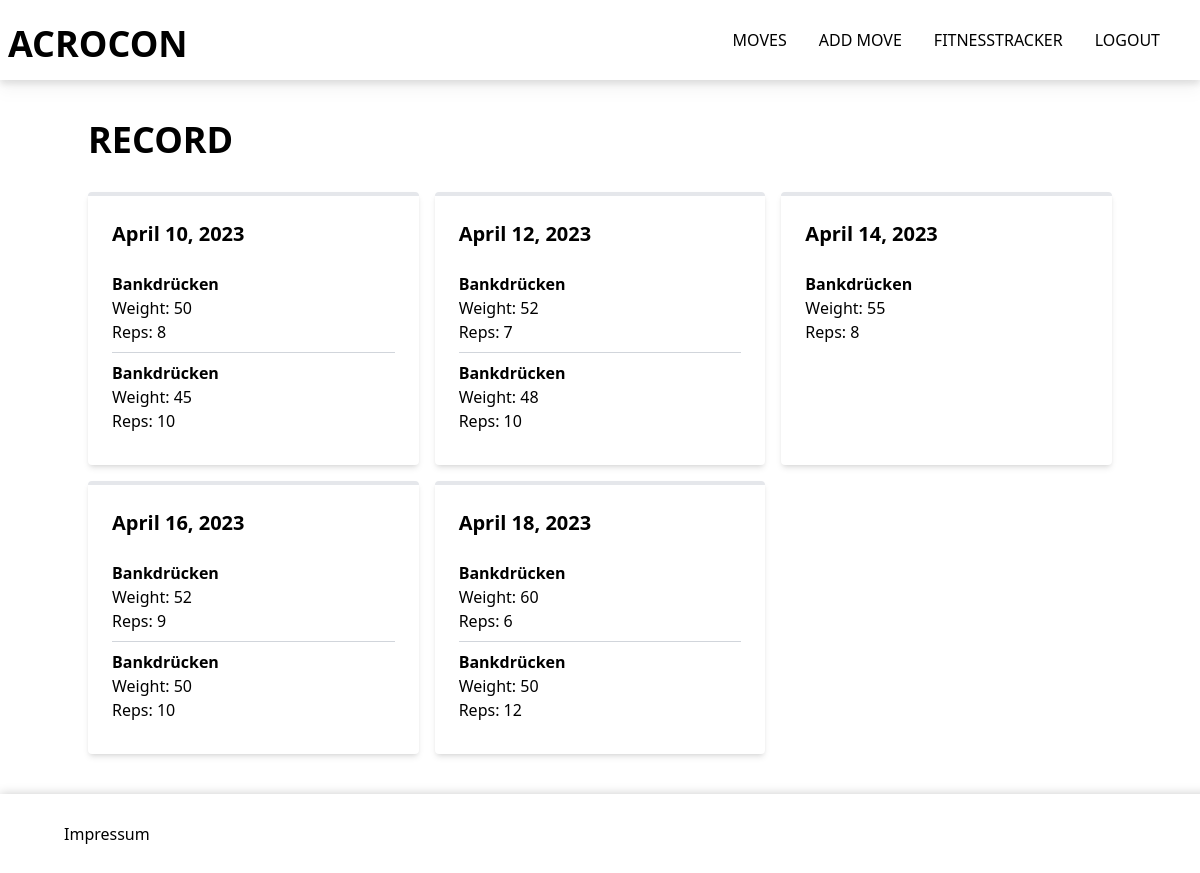
The app's page /tracker/record/ (signed in), older data.
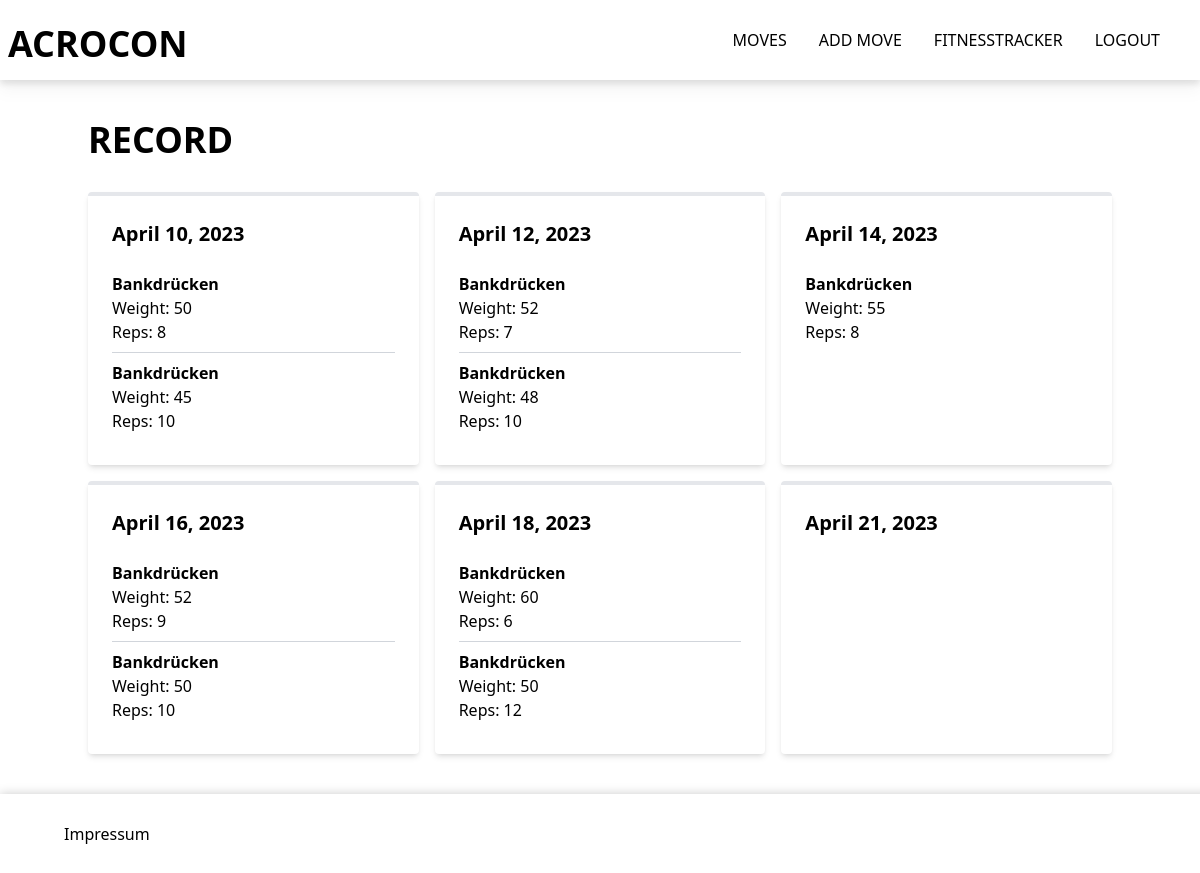
The same page, newer data.
### tracker/models.py (models this page shows)
class Training(models.Model):
    userTraining = models.ForeignKey(
        User, default=None, on_delete=models.CASCADE, null=True)
    Date = models.DateField(default=datetime.date.today)
    def __str__(self):
        return str(self.Date)

class Set(models.Model):
    Excercise = models.ForeignKey(
        Excercise, default=None, on_delete=models.CASCADE)
    Training = models.ForeignKey(
        Training, default=None, on_delete=models.CASCADE)
    Weight = models.IntegerField()
    Reps = models.IntegerField()
    def __str__(self):
        return str(self.Excercise)+str(self.Training)

class Excercise(models.Model):
    author = models.ForeignKey(User, default=User, on_delete=models.CASCADE)
    Excercise = models.TextField()
    def __str__(self):
        return str(self.Excercise)

### tracker/views.py (the view)
# urls.py: path('record/', views.record, name='record'),
def record(request):
    if request.user.is_authenticated:
        trainings = Training.objects.filter(
            userTraining=request.user).order_by('Date')
        print(trainings)
        trainingDict = {}
        for i in trainings:
            trainingDict[i] = list(Set.objects.filter(Training=i))
        print("TRAINING DICT", trainingDict)
        return render(request, 'tracker/record.html', {'trainingDict': trainingDict})
    else:
        return render(request, 'tracker/record.html')

### mysite/templates/tracker/record.html (shortened to what this page needs)
{% extends "../base.html" %}
{% block content %}
{% if user.is_authenticated %}
<div class="container mx-auto mt-[120px]">
    <h1 class="text-4xl font-bold mb-8 text-6C63FF">RECORD</h1>
    <div class="grid grid-cols-1 md:grid-cols-2 lg:grid-cols-3 gap-4">
        {% for key,value in trainingDict.items %}
            <div class="bg-white shadow-md rounded p-6 border-t-4 border-6C63FF">
                <h2 class="text-xl font-semibold mb-4 text-6C63FF">{{ key.Date }}</h2>
                <div class="divide-y divide-gray-300">
                    {% for set in value %}
                        <div class="py-2">
                            <p class="font-semibold text-6C63FF">{{ set.Excercise }}</p>
                            <p>Weight: {{ set.Weight }}</p>
                            <p>Reps: {{ set.Reps }}</p>
                        </div>
                    {% endfor %}
                </div>
            </div>
        {% endfor %}
    </div>
</div>
{% endif %}
{% endblock %}

### mysite/templates/base.html (shortened to what this page needs)
{% load static tailwind_tags %}
<!DOCTYPE html>
<html class="h-full" lang="en">
	<head>
		{% tailwind_css %}
	</head>
      <body class="relative">
      <nav class='w-screen h-[80px] z-20 fixed drop-shadow-lg top-0 fadeIn  text-black bg-white'  id="myScrollspy" >
        <div class='px-2 flex w-full h-full justify-between'>
          <div class='flex items-center flex-row'>
                <a class='text-3xl font-extrabold mr-4 sm:text-4xl pt-2 hidden sm:inline-block' href="/">ACROCON</a>
          </div>
          <div class='flex items-center'>
          <ul style="list-style: none" class='hidden md:flex items-center'>
                        <li ><a class="m-4 nbar projekte" href="/moves/exercises" >MOVES</a></li>
                        <li ><a class="p-4 nbar projekte" href="/moves/create" >ADD MOVE</a></li>
                        <li ><a class="m-4 nbar projekte" href="/tracker/createWorkout" >FITNESSTRACKER</a></li>
          </ul>
          <div class="hidden md:flex pr-4">
            {% if user.is_authenticated %}
            <li style="list-style: none"><a class="p-4 nbar projekte" href="/authuser/logout" >LOGOUT</a></li>
            {% else %}
            <a
              class="px-8 ml-4 py-3 solidButton button-primary"
              href="/authuser/login"
              >LOGIN</a
            >
            {% endif %}
          </div>
          </div>
        </div>
      </nav>
      {% block content %}
             {% endblock %}
             <footer style="box-shadow: 5px 5px 10px 5px #CCC;" class='w-screen h-[80px] text-black flex items-center p-4 mt-10'  >
              <a class="px-8 ml-4 py-3 solidButton button-primary" href="/impressum">
                  Impressum
                </a>
          </footer>
    </body>
</html>

### mysite/templates/base.html (style rules this page uses)
#myScrollspy { transition: background-color 0.5s; }

Row changes from the older to the newer data that the page shows:
added Training: Date "April 21, 2023"
